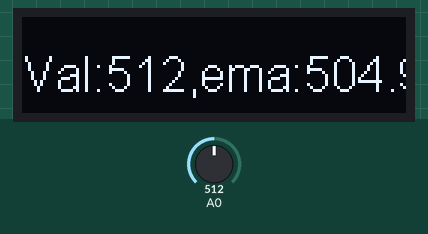
Simulated run of this program. Board: ESP8266 (NodeMCU). On the bench: 128×32 one-colour display. The inputs (shaded band) are chosen by the test bench; at power-on: A0 = 512. What the program prints to the serial monitor is not drawn.

Above: at 1.2 s.
1.3 s: A0 set to 716
At 1.45 s:
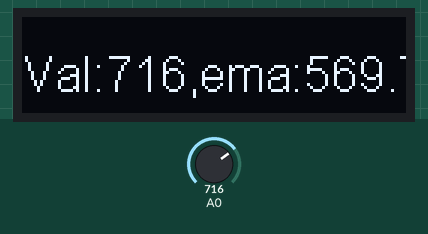
3.1 s: A0 set to 122
At 3.16 s:
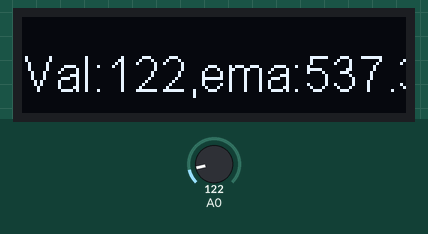
4.6 s: A0 set to 0
At 9.0 s:
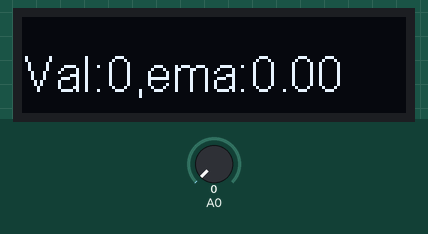
Timing chart, 0 to 10.5 s (numbered marks = the images above; inputs shaded):
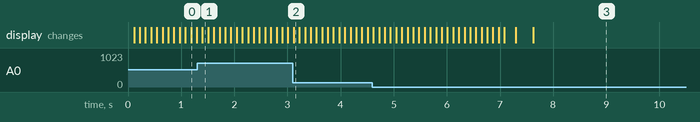

The program:

main.cpp
```cpp
#include <Arduino.h>
#include <SSD1306.h>

SSD1306             display(0x3c, 4, 5, GEOMETRY_128_32);

int val =0;
float alpha = 0.3;// 가중치 알파의 값
float EW = 0; //지수가중평균값
void setup() {
  Serial.begin(115200);
  display.init();
  display.flipScreenVertically();
  display.setFont(ArialMT_Plain_16);

}

void loop() {
  display.setColor(BLACK);
  display.fillRect(0, 10, 130, 33); // 픽셀의 x,y 좌표 = (0,10)
  display.setColor(WHITE);
  val = analogRead(0);
  Serial.println(val);
  EW = alpha * val + (1 - alpha) * EW;
  Serial.println(EW);
  display.drawString(0, 10 ,"Val:"+(String)val + ",ema:"+(String)EW);
  display.display();
  delay(100);
}
```
